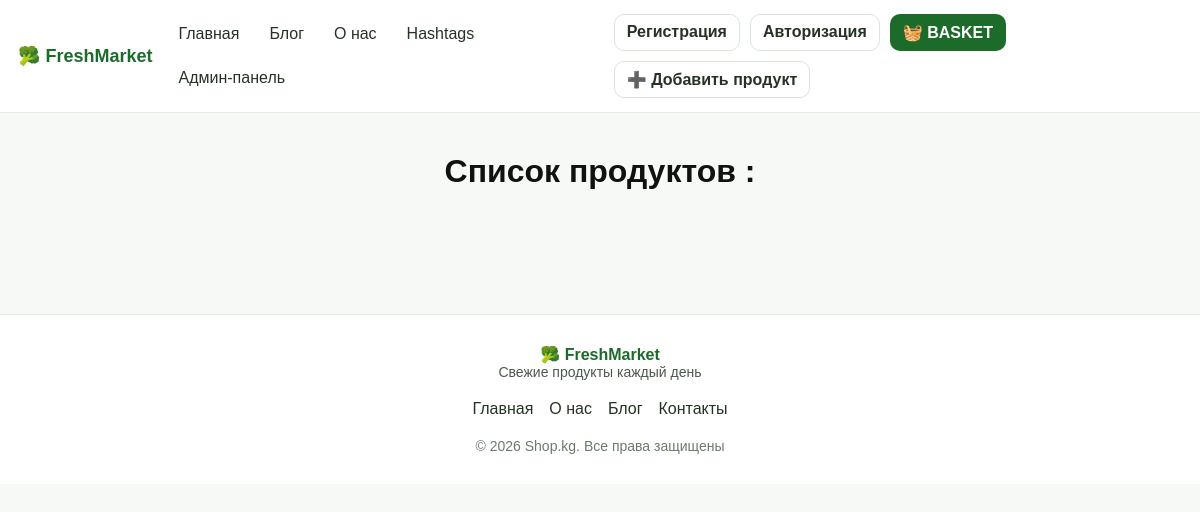
Before: /basket_list/ with the older database file.
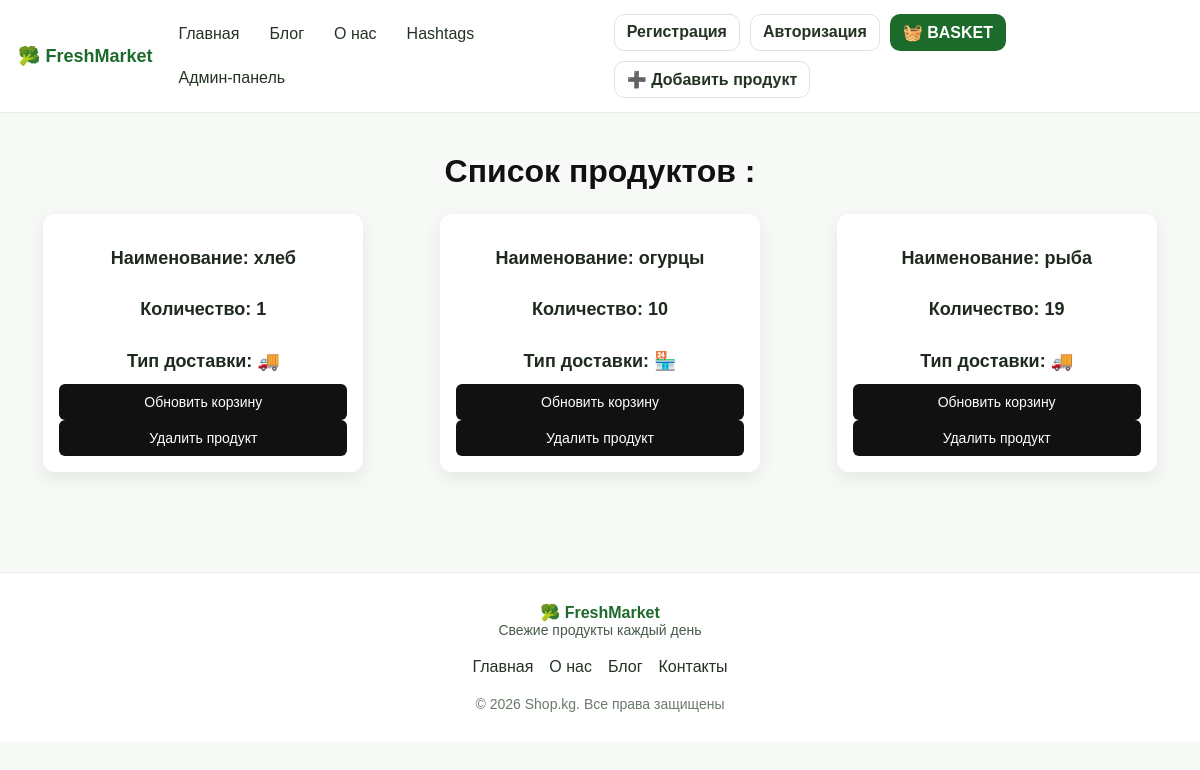
After: the same page with the newer database file.
### basket/models.py (models this page shows, shortened)
class Basket(models.Model):
    product_name=models.CharField(max_length=100, verbose_name= 'Напишите, что вы ищете ?')
    quantity = models.PositiveIntegerField(default=1)
    created_at = models.DateTimeField(auto_now_add=True)
    STATUS = (
        ('🚚', '🚚'),
        ('🏪', '🏪')
    )
    status_delivery= models.CharField(max_length=100, verbose_name='Как вы бы хотели получить товар?', choices=STATUS)

### basket/views.py (the view)
# urls.py: path('basket_list/', views.read_basket_view, name='basket_list'),
def read_basket_view(request):
    if request.method == 'GET':
        basket = Basket.objects.all()
    return render(request, template_name='basket/basket_list.html',
                  context={'basket': basket})

### templates/basket/basket_list.html
{% load static %}
{% include '../header.html' %}
<link rel="stylesheet" href="{% static 'styles/style.css' %}?v=4">
   <main class="news-container">
    <h1 class="news-title">Список продуктов :</h1>
    <ul class="news-list">
        {% for i in basket %}
        <li class="news-card">
            <h3 class="news-name">Наименование: {{ i.product_name }}</h3>
            <h3 class="news-name">Количество: {{ i.quantity }}</h3>
           <h3 class="news-name">
         Тип доставки:
         {% if i.status_delivery == 'delivery' %}
         🚚 Доставка
         {% elif i.status_delivery == 'pickup' %}
        🏪 Самовывоз
         {% else %}
        {{ i.status_delivery }}
         {% endif %}
        </h3>
        <a href="/basket_list/{{i.id}}/update/" class="news-button">
                Обновить корзину
            </a>
        <a href="/basket_list/{{i.id}}/delete/" class="news-button">
                Удалить продукт
            </a>
        </li>
        {% endfor %}
    </ul>
</main>
{% include '../footer.html' %}

Changed rows visible on the page:
added Basket: product_name "хлеб", quantity "1", status_delivery "🚚"
added Basket: product_name "огурцы", quantity "10", status_delivery "🏪"
added Basket: product_name "рыба", quantity "19", status_delivery "🚚"
